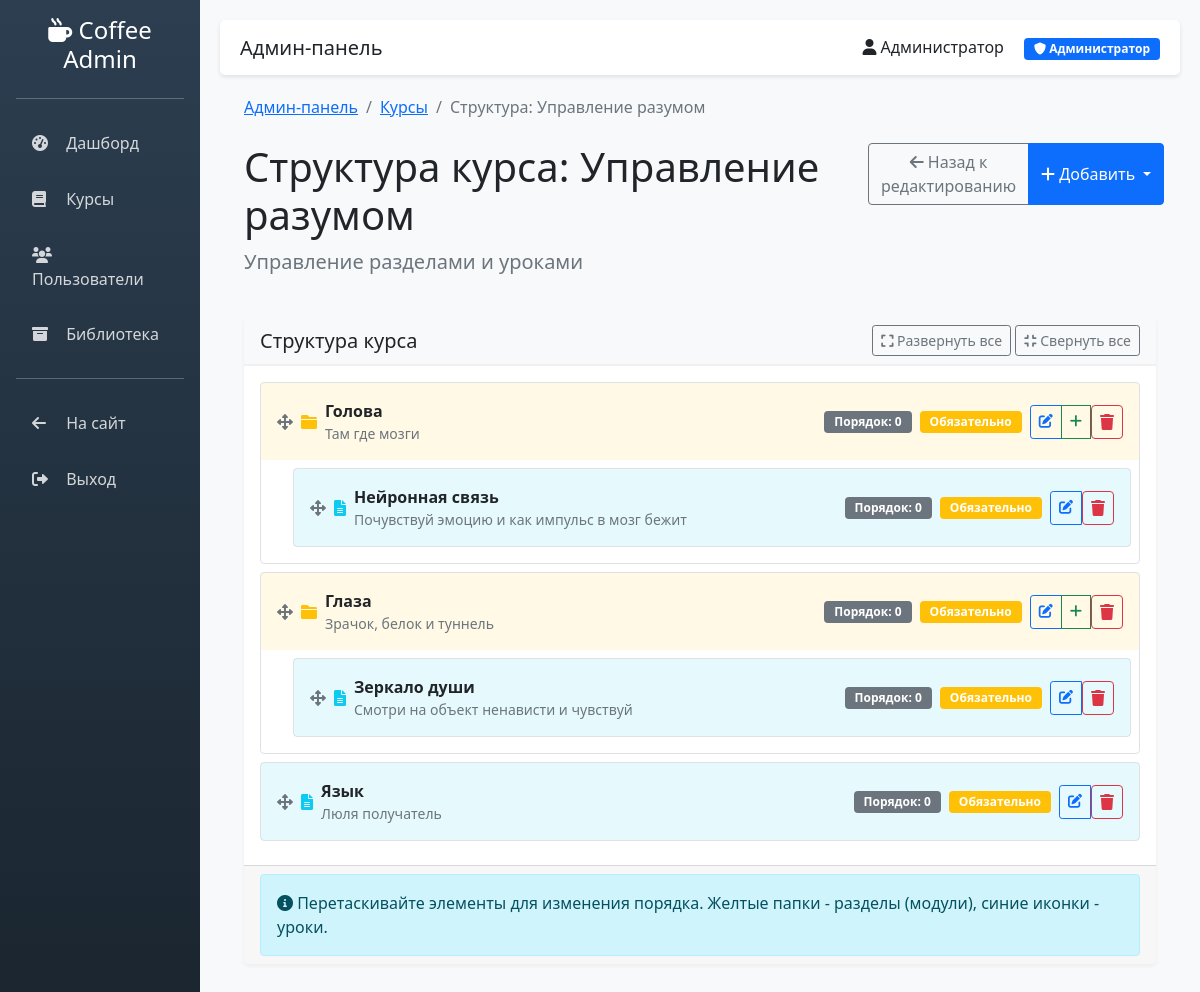
The page /admin/course/5/structure (signed in) on the database its author committed.
### database.py (models this page shows, shortened)
class Course(db.Model):
    __tablename__ = 'course'
    id = db.Column(db.Integer, primary_key=True)
    title = db.Column(db.String(200), nullable=False)
    description = db.Column(db.Text)
    video_url = db.Column(db.String(500))
    category = db.Column(db.String(50), default='Базовый')  # Базовый/Для должности
    required_position = db.Column(db.String(50), default='Все')  # Для кого курс
    order = db.Column(db.Integer, default=0)  # Порядок в обучении
    is_published = db.Column(db.Boolean, default=True)
    created_at = db.Column(db.DateTime, default=datetime.utcnow)
    __table_args__ = (
        db.Index('idx_course_order', 'order'),
        db.Index('idx_course_category', 'category'),
    )
    materials = db.relationship('Material', backref='course', lazy=True, cascade='all, delete-orphan')
    sections = db.relationship('Section', backref='course', lazy=True, cascade='all, delete-orphan')
    tests = db.relationship('Test', backref='course', lazy=True, cascade='all, delete-orphan')
    user_progress = db.relationship('UserProgress', backref='course', lazy=True, cascade='all, delete-orphan')

class Section(db.Model):
    __tablename__ = 'section'
    id = db.Column(db.Integer, primary_key=True)
    course_id = db.Column(db.Integer, db.ForeignKey('course.id', ondelete='CASCADE'), nullable=False)
    parent_id = db.Column(db.Integer, db.ForeignKey('section.id', ondelete='CASCADE'), nullable=True)  # NEW: для вложенности
    title = db.Column(db.String(200), nullable=False)
    description = db.Column(db.Text)
    type = db.Column(db.String(20), default='folder')  # NEW: 'folder' для модуля, 'lesson' для урока без модуля
    content = db.Column(db.Text)  # NEW: если type='lesson', здесь будет контент
    media_url = db.Column(db.String(500))  # NEW: если type='lesson'
    duration = db.Column(db.Integer)  # NEW: если type='lesson'
    is_required = db.Column(db.Boolean, default=True)  # NEW
    order = db.Column(db.Integer, default=0)
    created_at = db.Column(db.DateTime, default=datetime.utcnow)
    __table_args__ = (
        db.Index('idx_section_course_order', 'course_id', 'order'),
        db.Index('idx_section_parent', 'parent_id'),  # NEW
    )
    parent = db.relationship('Section', remote_side=[id], backref='children', lazy=True)  # NEW
    lessons = db.relationship('Lesson', backref='section', lazy=True, cascade='all, delete-orphan')
    tests = db.relationship('Test', backref='section', lazy=True, cascade='all, delete-orphan')

### app.py (the view)
@app.route('/admin/course/<int:course_id>/structure')
@login_required
@admin_required
def course_structure(course_id):
    course = Course.query.get_or_404(course_id)
    sections = Section.query.filter_by(course_id=course_id).order_by(Section.order).all()
    def build_tree(parent_id=None):
        result = []
        for section in sections:
            if section.parent_id == parent_id:
                children = build_tree(section.id)
                result.append({
                    'id': section.id,
                    'title': section.title,
                    'type': section.type if hasattr(section, 'type') else 'folder',
                    'description': section.description,
                    'order': section.order,
                    'is_required': section.is_required if hasattr(section, 'is_required') else True,
                    'children': children
                })
        return sorted(result, key=lambda x: x['order'])
    tree = build_tree()
    return render_template('admin/course_structure.html',
                         course=course,
                         tree=tree)

### app.py (called while the page is built)
def login_required(f):
    @wraps(f)
    def decorated_function(*args, **kwargs):
        if 'user_id' not in session:
            return redirect(url_for('login'))
        return f(*args, **kwargs)
    return decorated_function

def admin_required(f):
    @wraps(f)
    def decorated_function(*args, **kwargs):
        if 'user_id' not in session:
            return redirect(url_for('login'))
        if not session.get('is_admin'):
            flash('Требуются права администратора', 'danger')
            return redirect(url_for('dashboard'))
        return f(*args, **kwargs)
    return decorated_function

### templates/admin/course_structure.html (shortened to what this page needs)
{% extends "admin/base.html" %}
{% block content %}
<div class="container-fluid">
    <nav aria-label="breadcrumb" class="mb-4">
        <ol class="breadcrumb">
            <li class="breadcrumb-item"><a href="/admin">Админ-панель</a></li>
            <li class="breadcrumb-item"><a href="/admin/courses">Курсы</a></li>
            <li class="breadcrumb-item active">Структура: {{ course.title }}</li>
        </ol>
    </nav>
    <div class="row mb-4">
        <div class="col-md-8">
            <h1>Структура курса: {{ course.title }}</h1>
            <p class="lead text-muted">Управление разделами и уроками</p>
        </div>
        <div class="col-md-4 text-end">
            <div class="btn-group">
                <a href="/admin/course/{{ course.id }}/edit" class="btn btn-outline-secondary">
                    <i class="fas fa-arrow-left"></i> Назад к редактированию
                </a>
                <div class="btn-group">
                    <button type="button" class="btn btn-primary dropdown-toggle" data-bs-toggle="dropdown">
                        <i class="fas fa-plus"></i> Добавить
                    </button>
                </div>
            </div>
        </div>
    </div>
    <div class="card">
        <div class="card-header bg-light">
            <div class="d-flex justify-content-between align-items-center">
                <h5 class="mb-0">Структура курса</h5>
                <div>
                    <button class="btn btn-sm btn-outline-secondary" onclick="expandAll()">
                        <i class="fas fa-expand"></i> Развернуть все
                    </button>
                    <button class="btn btn-sm btn-outline-secondary" onclick="collapseAll()">
                        <i class="fas fa-compress"></i> Свернуть все
                    </button>
                </div>
            </div>
        </div>
        <div class="card-body">
            {% if tree %}
            <div id="courseStructure" class="sortable-tree">
                {% for item in tree %}
                    {% include 'admin/partials/structure_item.html' %}
                {% endfor %}
            </div>
            {% endif %}
        </div>
        <div class="card-footer">
            <div class="alert alert-info mb-0">
                <i class="fas fa-info-circle"></i>
                Перетаскивайте элементы для изменения порядка. Желтые папки - разделы (модули), синие иконки - уроки.
            </div>
        </div>
    </div>
</div>
{% endblock %}

### templates/admin/partials/structure_item.html
<div class="structure-item mb-2 border rounded" data-id="{{ item.id }}">
    <div class="item-header p-3 d-flex justify-content-between align-items-center {% if item.type == 'folder' %}bg-warning bg-opacity-10{% else %}bg-info bg-opacity-10{% endif %}">
        <div class="d-flex align-items-center">
            <div class="handle me-2" style="cursor: move;">
                <i class="fas fa-arrows-alt"></i>
            </div>
            {% if item.type == 'folder' %}
            <i class="fas fa-folder text-warning me-2"></i>
            {% else %}
            <i class="fas fa-file-alt text-info me-2"></i>
            {% endif %}
            <div>
                <strong>{{ item.title }}</strong>
                {% if item.description %}
                <small class="text-muted d-block">{{ item.description|truncate(100) }}</small>
                {% endif %}
            </div>
        </div>
        <div class="d-flex align-items-center">
            <span class="badge bg-secondary me-2">Порядок: {{ item.order }}</span>
            {% if item.is_required %}
            <span class="badge bg-warning me-2">Обязательно</span>
            {% endif %}
            <div class="btn-group btn-group-sm">
                <a href="{{ url_for('edit_section', section_id=item.id) }}"
                   class="btn btn-outline-primary">
                    <i class="fas fa-edit"></i>
                </a>
                {% if item.type == 'folder' %}
                <a href="{{ url_for('add_section', course_id=course.id) }}?parent_id={{ item.id }}&type=lesson"
                   class="btn btn-outline-success"
                   title="Добавить урок в этот раздел">
                    <i class="fas fa-plus"></i>
                </a>
                {% endif %}
                <form method="POST" action="{{ url_for('delete_section', section_id=item.id) }}"
                      onsubmit="return confirm('Удалить этот элемент?');"
                      class="d-inline">
                    <button type="submit" class="btn btn-outline-danger">
                        <i class="fas fa-trash"></i>
                    </button>
                </form>
            </div>
        </div>
    </div>
    {% if item.children %}
    <div class="nested-sortable ms-4 p-2">
        {% for child in item.children %}
            {% with item=child %}
                {% include 'admin/partials/structure_item.html' %}
            {% endwith %}
        {% endfor %}
    </div>
    {% endif %}
</div>

### templates/admin/base.html (style rules this page uses)
body { background-color: #f8f9fa; }
.card { box-shadow: 0 2px 4px rgba(0,0,0,.05); border: none; margin-bottom: 20px; }
.card-header { background: white; border-bottom: 2px solid #f0f0f0; font-weight: 600; }
.badge { padding: 5px 10px; }
.btn-group-sm .btn { padding: 0.25rem 0.5rem; }
.structure-item { background: white; border-left: 4px solid transparent; }
.handle { cursor: move; color: #6c757d; }
.nested-sortable { min-height: 10px; }

### rows shown on the page
Course: title "Управление разумом"
Section: type "folder" (drawn), title "Голова", description "Там где мозги", order "0"
Section: type "lesson" (drawn), title "Нейронная связь", description "Почувствуй эмоцию и как импульс в мозг бежит", order "0"
Section: type "folder" (drawn), title "Глаза", description "Зрачок, белок и туннель", order "0"
Section: type "lesson" (drawn), title "Зеркало души", description "Смотри на объект ненависти и чувствуй", order "0"
Section: type "lesson" (drawn), title "Язык", description "Люля получатель", order "0"

### other values the page prints
{{ session.user_name }} "Администратор"
